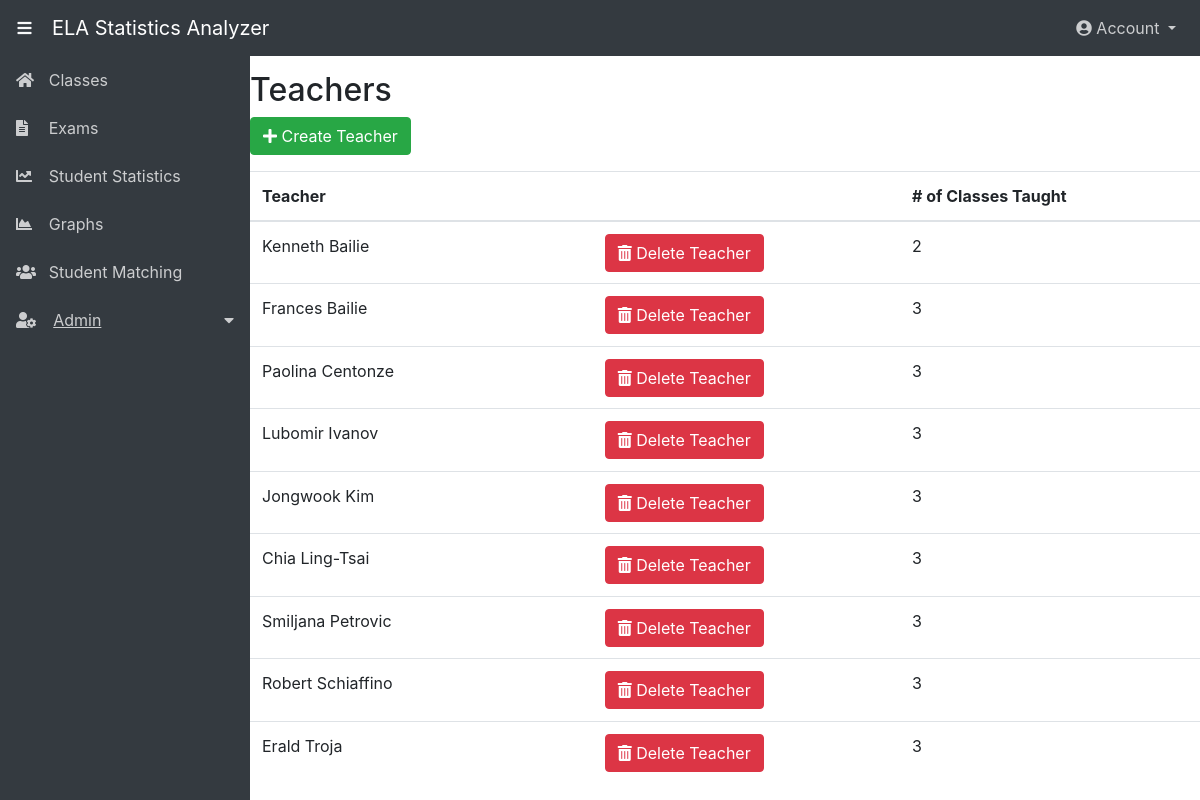
Screenshot of /Teachers.php (signed in) with the database file from the repository.
### tables this page shows
CREATE TABLE UserAccount (
UserID 		INT NOT NULL auto_increment,
SchoolID 	int(5),
FName 		VARCHAR(20) NOT NULL,
LName 		VARCHAR(20) NOT NULL,
Email 		VARCHAR(50) NOT NULL,
Password 	VARCHAR(60) NOT NULL,
AccountType 	VARCHAR(20),
RecoveryPassword	Boolean,
CONSTRAINT UserAccount_UserID_pk PRIMARY KEY (UserID),
CONSTRAINT UserAccount_SchoolID_fk FOREIGN KEY (SchoolID) REFERENCES School  (SchoolID));

### models/GetClasses.php (called while the page is built, shortened)
<?php
function getAllTeachers($conn){
    $query="SELECT  fname,lname, useraccount.userid, class.teacherid, count(class.teacherid) as numOfClassesTaught FROM class, teacher, useraccount where teacher.userid=useraccount.userid and teacher.teacherid=class.teacherid group by teacherid order by lname";
    $result = $conn->query($query) or die('Could not run query: '.$conn->error);
    return $result;
}
?>

### Teachers.php (the view, shortened to what this page needs)
<!DOCTYPE html>
<?php
  include ("./db/connection/dbConnection.php");
  include ("./models/GetClasses.php");
?>
<html lang="en">
  <head>
  </head>
<body>
<?php include './navigation/navBegin.html'; ?>
<div style="padding-top: 15px" class="container">
    <div class="row">
        <h2>Teachers</h2>
    </div>
    <div class="row form-group">
		<button type="button" class="btn btn-success" data-toggle="modal" data-target="#createTeacher"><span class="fa fa-plus"></span> Create Teacher</button>
	</div>
    <div class="row">
        <table class="table">
            <thead>
            <tr>
                <th> Teacher </th>
                <th></th>
                <th></th>
                <th></th>
                <th># of Classes Taught</th>
            </thead>
            <tbody>
            <?php
            $teachers=getAllTeachers($conn);
            while($row = $teachers->fetch_assoc()){
                $firstName = $row["fname"];
                $lastName= $row["lname"];
                $teacherID= $row["teacherid"];
                $userID= $row["userid"];
                $numOfClasses=$row["numOfClassesTaught"]
            ?>
                <form action="DeleteTeacher.php" method="POST">
                <tr>
                    <td><?= $firstName ?> <?= $lastName ?></td>
                    <td><input type="hidden" class="form-control" name="teacherId" type="text" value="<?= $teacherID ?>" size="12" readonly>  </td>
                    <td><input type="hidden" class="form-control" name="id" type="text" value="<?= $userID ?>" size="12" readonly> </td>
                    <td><button  class="btn btn-danger" type="submit"  name="Delete" value="" onClick="deleteConfirmation()"><span class="fa fa-trash-alt"></span> Delete Teacher</button></td>
                    <td><?= $numOfClasses ?> </td>
            </form>
            <?php } ?>
            </tbody>
        </table>
    </div>
</div>
                <?php include 'AddTeacher.php';?>
</body>
</html>

### AddTeacher.php (shortened to what this page needs)
<!DOCTYPE html>
<html lang="en">
  <head>
</head>
<body>
</body>
</html>

### css/dashboardStyle.css (style rules this page uses)
.navbar-dark .navbar-nav .nav-link, .navbar-dark .navbar-text { color: rgba(255, 255, 255, .75); }
.sidebar { min-width: 250px; max-width: 250px; min-height: calc(100vh - 56px); transition: all 0.3s; }
.sidebar ul li a { display: block; padding: .75rem 1rem; color: rgba(255, 255, 255, .75); text-decoration: none; }
.sidebar [data-toggle="collapse"] { position: relative; }
.sidebar [data-toggle="collapse"]:before { content: "\f0d7"; font-family: "Font Awesome 5 Free"; font-weight: 900; position: absolute; right: 1rem; }
.fa-fw { padding-right: 15%; }

### rows the page displays
useraccount: FName "Kenneth", LName "Bailie", numOfClasses "2"
useraccount: FName "Frances", LName "Bailie", numOfClasses "3"
useraccount: FName "Paolina", LName "Centonze", numOfClasses "3"
useraccount: FName "Lubomir", LName "Ivanov", numOfClasses "3"
useraccount: FName "Jongwook", LName "Kim", numOfClasses "3"
useraccount: FName "Chia", LName "Ling-Tsai", numOfClasses "3"
useraccount: FName "Smiljana", LName "Petrovic", numOfClasses "3"
useraccount: FName "Robert", LName "Schiaffino", numOfClasses "3"
useraccount: FName "Erald", LName "Troja", numOfClasses "3"
